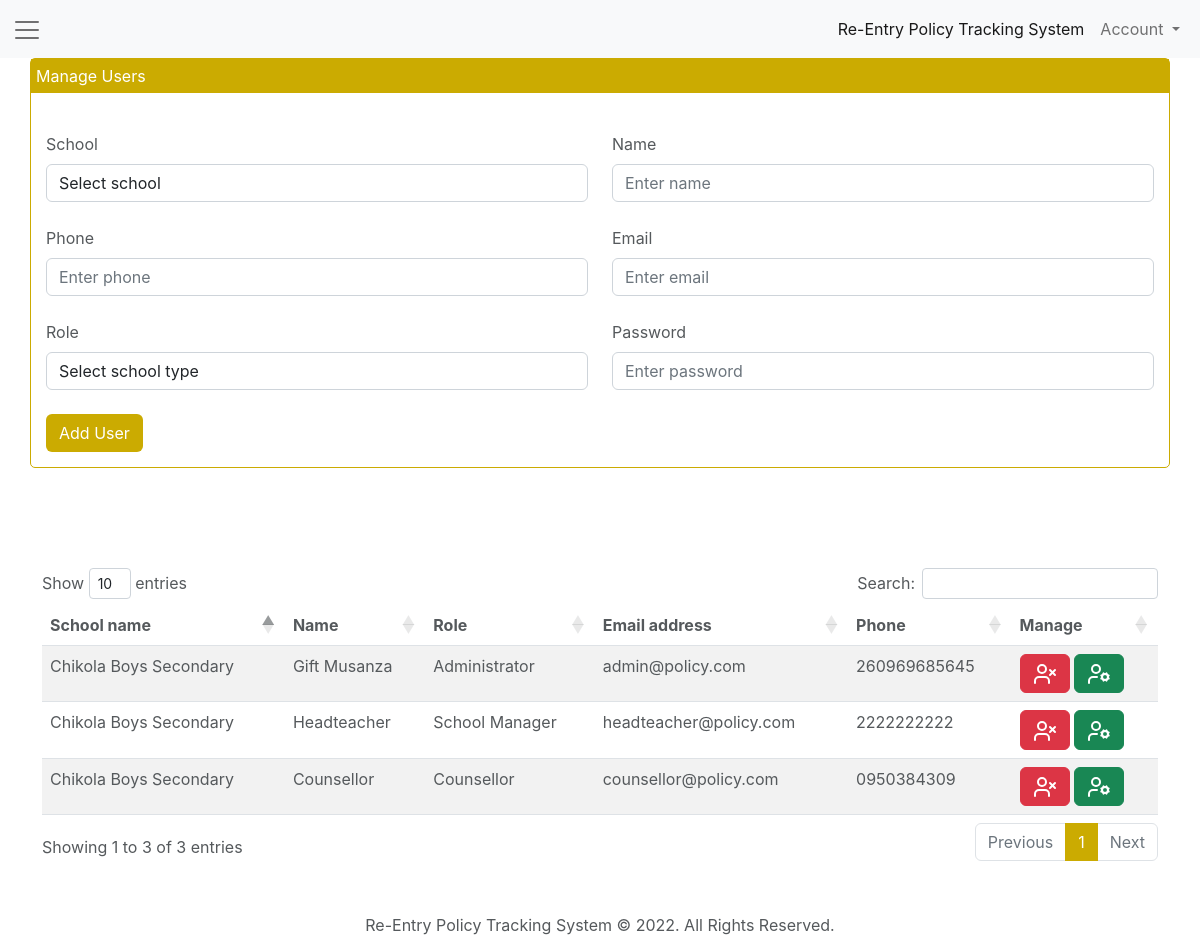
/users.php (signed in), run on the app's committed database.
### tables this page shows
CREATE TABLE `users` (
  `id` int(11) NOT NULL,
  `sch_id` varchar(10) NOT NULL DEFAULT 'NW_CN',
  `name` varchar(50) NOT NULL,
  `email` varchar(50) NOT NULL,
  `phone` varchar(25) NOT NULL,
  `password` varchar(50) NOT NULL,
  `role` int(5) NOT NULL,
  `date` timestamp NOT NULL DEFAULT current_timestamp()
);

CREATE TABLE `schools` (
  `id` int(5) NOT NULL,
  `sch_id` varchar(10) NOT NULL,
  `name` varchar(25) NOT NULL,
  `district` varchar(25) NOT NULL,
  `province` varchar(25) NOT NULL,
  `tel` varchar(50) NOT NULL,
  `type` varchar(50) NOT NULL,
  `address` varchar(50) NOT NULL,
  `date_added` timestamp NOT NULL DEFAULT current_timestamp()
);

### users.php (the view, shortened to what this page needs)
<?php
include 'database/config.php';
$sch_id = $_SESSION['sch_id'];
$role = $_SESSION['role'];
?>
<!DOCTYPE html>
<html>
<head>
  <link href="https://cdn.jsdelivr.net/npm/bootstrap@5.2.0-beta1/dist/css/bootstrap.min.css" rel="stylesheet" type="text/css">
  <link href="assets/css/styles.css" rel="stylesheet" type="text/css">
  <link rel="stylesheet" type="text/css" href="https://cdn.datatables.net/1.10.23/css/dataTables.bootstrap4.min.css">
  <link rel="stylesheet" type="text/css" href="https://cdn.datatables.net/responsive/2.2.7/css/responsive.bootstrap4.min.css">
</head>
<body>
  <nav class="navbar navbar-expand-lg navbar-light bg-light">
    <div class="container-fluid">
      <a class="navbar-brand" data-bs-toggle="offcanvas" href="#offcanvas" role="button" aria-controls="offcanvas"><span class="navbar-toggler-icon"></span></a>
      <div class="collapse navbar-collapse" id="navbarSupportedContent">
        <ul class="navbar-nav ms-auto mb-2 mb-lg-0">
          <li class="nav-item">
            <a class="nav-link active" aria-current="page" href="home.php">Re-Entry Policy Tracking System</a>
          </li>
          <li class="nav-item dropdown">
            <a class="nav-link dropdown-toggle" href="#" id="navbarDropdown" role="button" data-bs-toggle="dropdown" aria-expanded="false">
              Account
            </a>
          </li>
        </ul>
      </div>
    </div>
  </nav>
  <main>
    <div class="container">
      <div class="row">
        <?php include 'snippets/manage-user.php'; ?>
      </div>
      <div class="row">
        <div class="col-md-12 pd-50">
          <div class="table-responsive pd-50">
            <table id="schoolRecordsTable" class="table table-striped">
              <thead>
                <tr>
                  <th>School name</th>
                  <th>Name</th>
                  <th>Role</th>
                  <th>Email address</th>
                  <th>Phone</th>
                  <th>Manage</th>
                </tr>
              </thead>
              <tbody id="usersTable">
                <?php
                if ($role == 1) {
                $query = "SELECT * FROM `users`";
              } else {
                $query = "SELECT * FROM `users` WHERE `sch_id` = '$sch_id'";
              }
                $fetch = $mysqli->query($query) or die($mysqli->error.__LINE__);
                while ($row = mysqli_fetch_assoc($fetch)) {
                  $sch_id = $row['sch_id']; ?>
                  <tr>
                    <td>
                      <?php
                      $sql = "SELECT `name` FROM `schools` WHERE `sch_id` = '$sch_id'";
                $select = $mysqli->query($sql) or die($mysqli->error.__LINE__);
                $data = mysqli_fetch_assoc($select);
                      echo $data['name'];
                      ?>
                      </td>
                    <td><?php echo $row['name']; ?></td>
                    <td>
                      <?php
                      if ($row['role'] == 1) {
                        echo 'Administrator';
                      } else if ($row['role'] == 2) {
                        echo 'School Manager';
                      } else if ($row['role'] == 3) {
                        echo 'Counsellor';
                      }
                      ?>
                      </td>
                    <td><?php echo $row['email']; ?></td>
                    <td><?php echo $row['phone']; ?></td>
                    <td>
                      <a href="users.php?del_profile=<?php echo $row['id']; ?>" class="btn btn-danger delete-info"><i icon-name="user-x"></i></a>
                      <a href="users.php?user_info=<?php echo $row['id']; ?>" class="btn btn-success"><i icon-name="user-cog"></i></a>
                    </td>
                  </tr>
                <?php } ?>
              </tbody>
            </table>
          </div>
        </div>
      </div>
    </div>
  </main>
  <footer class="pd-50">
    <div class="copyright">
      Re-Entry Policy Tracking System &copy; <?php echo date('Y'); ?>. All Rights Reserved.
    </div>
  </footer>
</body>
</html>

### assets/css/styles.css (style rules this page uses)
* { margin: 0; padding: 0; }
:root { --bs-primary: #1a1a1a; --bs-font-sans-serif: "Nunito Sans", -apple-system, BlinkMacSystemFont, "Segoe UI", Roboto, "Helvetica Neue", Arial, sans-serif, "Apple Color Emoji", "Segoe UI Emoji", "Segoe UI Symbol"; --bs-font-monospace: SFMono-Regular, Menlo, Monaco, Consolas, "Liberation Mono", "Courier New", monospace; --bs-gradient: linear-gradient(180deg, rgba(255, 255, 255, 0.15), rgba(255, 255, 255, 0)); --bs-body-font-family: var(--bs-font-sans-serif); --bs-body-font-size: 1rem; --bs-body-font-weight: 400; --bs-body-line-height: 1.5; --bs-body-color: #55595c; --bs-body-bg: #fff; --gold-color: #CBAB01; --primary-color: #B38B59; }
.pd-50 { margin-top: 50px; }
body { margin: 0; font-family: var(--bs-body-font-family) !important; font-size: var(--bs-body-font-size); font-weight: var(--bs-body-font-weight) !important; line-height: var(--bs-body-line-height); color: var(--bs-body-color); text-align: var(--bs-body-text-align); background-color: var(--bs-body-bg); -webkit-text-size-adjust: 100%; -webkit-tap-highlight-color: rgba(0, 0, 0, 0); }
.table-responsive table { width: 100%; }
footer .copyright { text-align: center; }

### data on the page
users: schools.name "Chikola Boys Secondary", name "Gift Musanza", role "Administrator", email "admin@policy.com", phone "260969685645"
users: schools.name "Chikola Boys Secondary", name "Headteacher", role "School Manager", email "headteacher@policy.com", phone "2222222222"
users: schools.name "Chikola Boys Secondary", name "Counsellor", role "Counsellor", email "counsellor@policy.com", phone "0950384309"
